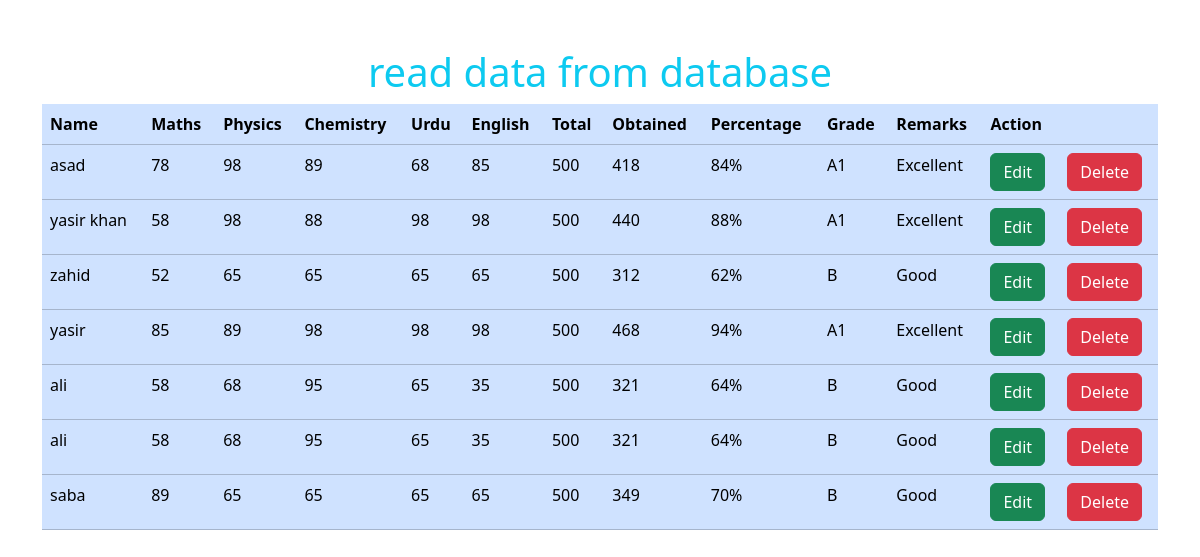
Page /php/view.php on the committed database.
### tables this page shows
CREATE TABLE `marksheet` (
  `id` int(11) NOT NULL,
  `name` varchar(20) NOT NULL,
  `maths` int(11) NOT NULL,
  `physics` int(11) NOT NULL,
  `chemistry` int(11) NOT NULL,
  `urdu` int(11) NOT NULL,
  `english` int(11) NOT NULL,
  `total` int(11) NOT NULL DEFAULT 500,
  `obtained` int(11) NOT NULL,
  `percentage` int(11) NOT NULL,
  `grade` varchar(20) NOT NULL,
  `remarks` varchar(25) NOT NULL
);

### php/view.php (the view, shortened to what this page needs)
<?php
include('connection.php')
?>
<!doctype html>
<html lang="en">
    <head>
        <link
            href="https://cdn.jsdelivr.net/npm/bootstrap@5.3.2/dist/css/bootstrap.min.css"
            rel="stylesheet"
        />
    </head>
    <body>
     <h1 class="text-info text-center mt-5">read data from database</h1>
     <div class="container">
     <div
    class="table-responsive"
>
    <table
        class="table table-primary"
    >
        <thead>
            <tr>
                <th scope="col">Name</th>
                <th scope="col">Maths</th>
                <th scope="col">Physics</th>
                <th scope="col">Chemistry</th>
                <th scope="col">Urdu</th>
                <th scope="col">English</th>
                <th scope="col">Total</th>
                <th scope="col">Obtained</th>
                <th scope="col">Percentage</th>
                <th scope="col">Grade</th>
                <th scope="col">Remarks</th>
                <th colspan=2>Action</th>
            </tr>
        </thead>
        <tbody>
            <?php
            $query = $pdo->query("select * from marksheet");
            $row  = $query->fetchAll(PDO::FETCH_ASSOC);
            foreach($row as $value){
?>
<tr class="">
                <td scope="row"><?php echo $value['name']; ?></td>
                <td><?php echo $value['maths']; ?></td>
                <td><?php echo $value['physics']; ?></td>
                <td scope="row"><?php echo $value['chemistry']; ?></td>
                <td><?php echo $value['urdu']; ?></td>
                <td><?php echo $value['english']; ?></td>
                <td scope="row"><?php echo $value['total']; ?></td>
                <td><?php echo $value['obtained']; ?></td>
                <td><?php echo $value['percentage']; ?>%</td>
                <td><?php echo $value['grade']; ?></td>
                <td><?php echo $value['remarks']; ?></td>
                <td><a href="update.php?id=<?php echo $value['id']?>" class="btn btn-success">Edit</a></td>
                <td><a href="?deleteId=<?php echo $value['id']?>" class="btn btn-danger">Delete</a></td>
            </tr>
<?php
            }
            ?>
        </tbody>
    </table>
</div>
     </div>
    </body>
</html>

### rows in the picture
marksheet: name "asad", maths "78", physics "98", chemistry "89", urdu "68", english "85", total "500", obtained "418", percentage "84", grade "A1", remarks "Excellent"
marksheet: name "yasir khan", maths "58", physics "98", chemistry "88", urdu "98", english "98", total "500", obtained "440", percentage "88", grade "A1", remarks "Excellent"
marksheet: name "zahid", maths "52", physics "65", chemistry "65", urdu "65", english "65", total "500", obtained "312", percentage "62", grade "B", remarks "Good"
marksheet: name "yasir", maths "85", physics "89", chemistry "98", urdu "98", english "98", total "500", obtained "468", percentage "94", grade "A1", remarks "Excellent"
marksheet: name "ali", maths "58", physics "68", chemistry "95", urdu "65", english "35", total "500", obtained "321", percentage "64", grade "B", remarks "Good"
marksheet: name "ali", maths "58", physics "68", chemistry "95", urdu "65", english "35", total "500", obtained "321", percentage "64", grade "B", remarks "Good"
marksheet: name "saba", maths "89", physics "65", chemistry "65", urdu "65", english "65", total "500", obtained "349", percentage "70", grade "B", remarks "Good"
